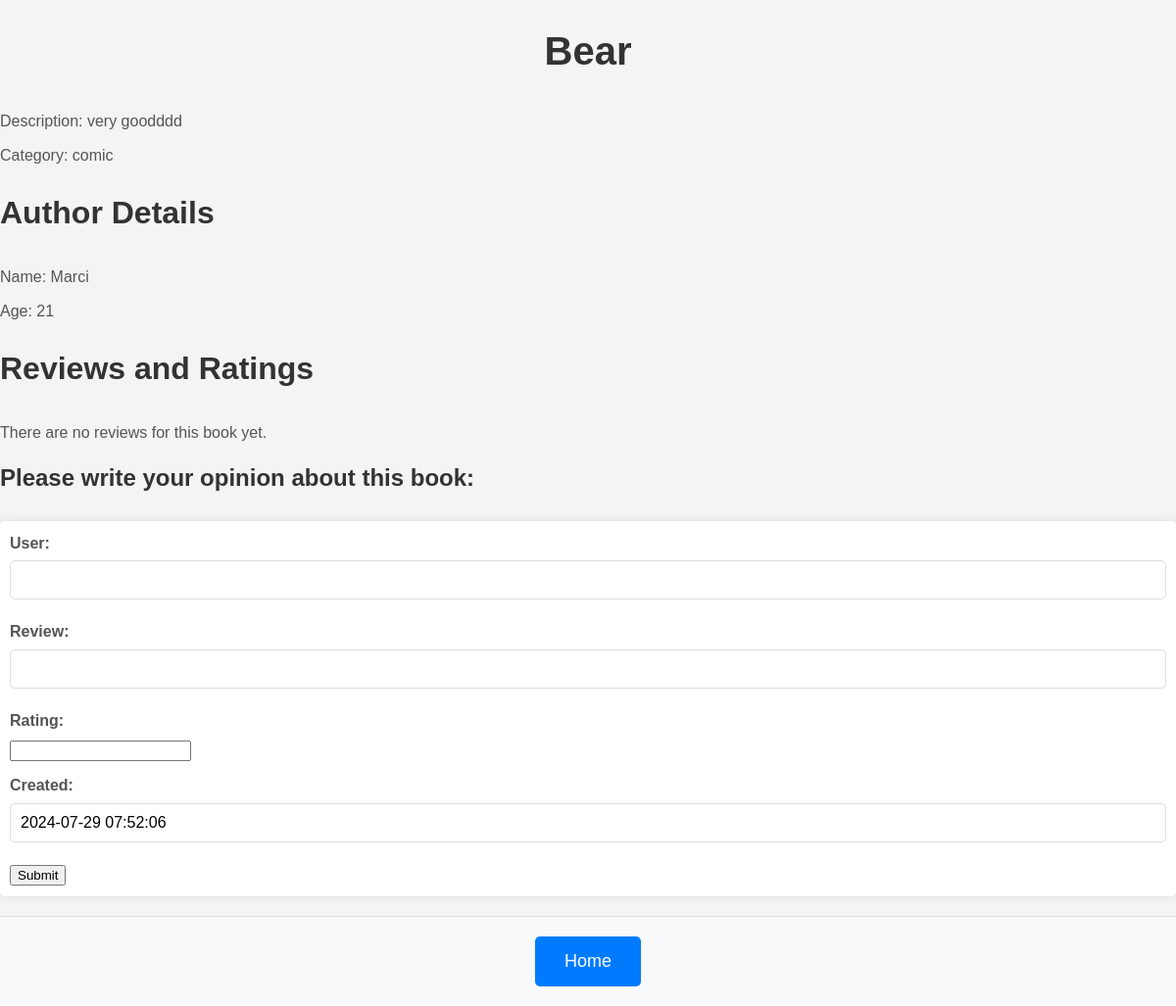
Before: /books/details/14/ with the older database file.
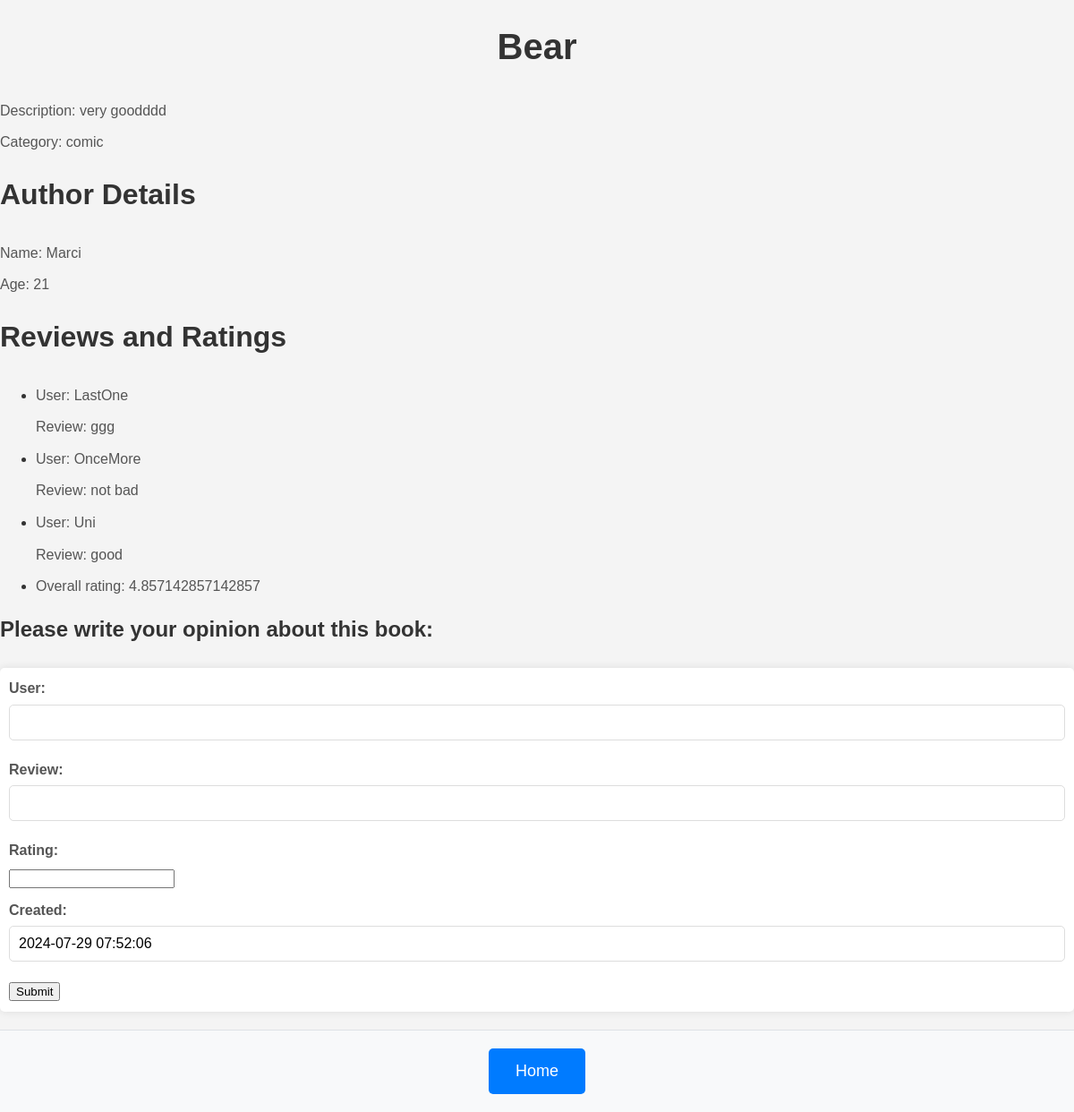
After: the same page with the newer database file.
### books/models.py (models this page shows, shortened)
class Book(models.Model):
    author =  models.ForeignKey(Author, on_delete=models.CASCADE, null = True)
    title = models.CharField(max_length=200, unique=True)
    description = models.CharField(max_length=200)
    category = models.CharField(max_length=200, null = True)

class Author(models.Model):
    name = models.CharField(max_length=200, unique=True)
    age = models.PositiveIntegerField(null = True)

class RevRat(models.Model):
    book = models.ForeignKey(Book, on_delete=models.CASCADE, null = True)
    user = models.CharField(max_length=200)
    review = models.CharField(max_length=200)
    rating = models.PositiveSmallIntegerField(validators=[MinValueValidator(1), MaxValueValidator(10)], null = True)
    created = models.DateTimeField(default=timezone.now)
    class Meta:
        ordering = ['-created']

### books/views.py (the view)
# urls.py: path('details/<int:book_id>/', views.details_book, name='details_book'),
def details_book(req, book_id):
    form = RevRatForm()
    book = Book.objects.get(id=book_id)
    all_revrat = RevRat.objects.filter(book = book)
    revrat = None
    overall_rating = None
    if all_revrat:
        revrat = all_revrat[:3]
        overall_rating = sum(review.rating for review in all_revrat) / all_revrat.count()
    return render(req, 'book_details.html', {'book': book, 'reviews': revrat, 'rating': overall_rating, 'revratform': form})

### books/forms.py
class RevRatForm(ModelForm):
    class Meta:
        model=RevRat
        fields = '__all__'
        exclude = ['book']

### books/templates/book_details.html (shortened to what this page needs)
<!DOCTYPE html>
<html lang="en">
<head>
    {% load static %}
    <link href="{% static 'style.css' %}" rel="stylesheet" type="text/css">
</head>
<body>
    <h1>{{ book.title }}</h1>
    <p>Description: {{ book.description }}</p>
    <p>Category: {{ book.category }}</p>
    {% if book.author %}
        <h2>Author Details</h2>
        <p>Name: {{ book.author.name }}</p>
        <p>Age: {{ book.author.age }}</p>
    {% else %}
        <p>This book has no author information.</p>
    {% endif %}
    <h2>Reviews and Ratings</h2>
    {% if reviews %}
        <ul>
            {% for review in reviews %}
                <li>
                    <p>User: {{ review.user }}</p>
                    <p>Review: {{ review.review }}</p>
                </li>
            {% endfor %}
            <li>
                <p>Overall rating: {{ rating }}</p>
            </li>
        </ul>
    {% else %}
        <p>There are no reviews for this book yet.</p>
    {% endif %}
    <h3>Please write your opinion about this book:</h3>
    <div>
        <form method="POST" action="{% url 'create_revrat' book.id %}">
            {{revratform.as_p}}
            <input type="submit" value="Submit">
        </form>
    </div>
    {% include 'footer.html' %}
</body>
</html>

### books/templates/footer.html
<footer>
    <a href="{% url 'home' %}">
        <button>Home</button>
    </a>
</footer>

### books/static/style.css (style rules this page uses)
body { font-family: Arial, sans-serif; line-height: 1.6; color: #333; background-color: #f4f4f4; margin: 0; padding: 0; }
h1, h2, h3 { color: #333; }
h1 { text-align: center; margin-top: 20px; font-size: 2.5em; }
h2 { margin-top: 20px; font-size: 2em; }
h3 { margin-top: 15px; font-size: 1.5em; }
form { margin-bottom: 20px; padding: 10px; background-color: #fff; border-radius: 5px; box-shadow: 0 0 10px rgba(0, 0, 0, 0.1); }
label { display: block; margin-bottom: 5px; font-weight: bold; }
input[type="text"] { width: calc(100% - 22px); padding: 10px; border: 1px solid #ddd; border-radius: 5px; font-size: 1em; margin-bottom: 10px; }
p { margin: 0 0 10px 0; padding: 0; font-size: 1em; color: #555; }
a { color: #007bff; text-decoration: none; font-weight: bold; }
footer { display: flex; justify-content: center; align-items: center; padding: 20px; background-color: #f8f9fa; border-top: 1px solid #dee2e6; }
footer button { padding: 15px 30px; font-size: 18px; border: none; background-color: #007bff; color: white; border-radius: 5px; cursor: pointer; transition: background-color 0.3s; }

Changed rows visible on the page:
added RevRat: user "LastOne", review "ggg"
added RevRat: user "OnceMore", review "not bad"
added RevRat: user "Uni", review "good"
Other visible differences:
{{ rating }}: (not shown) → "4.857142857142857"
text no longer shown: "There are no reviews for this book yet."
text now shown: "Overall rating:"
